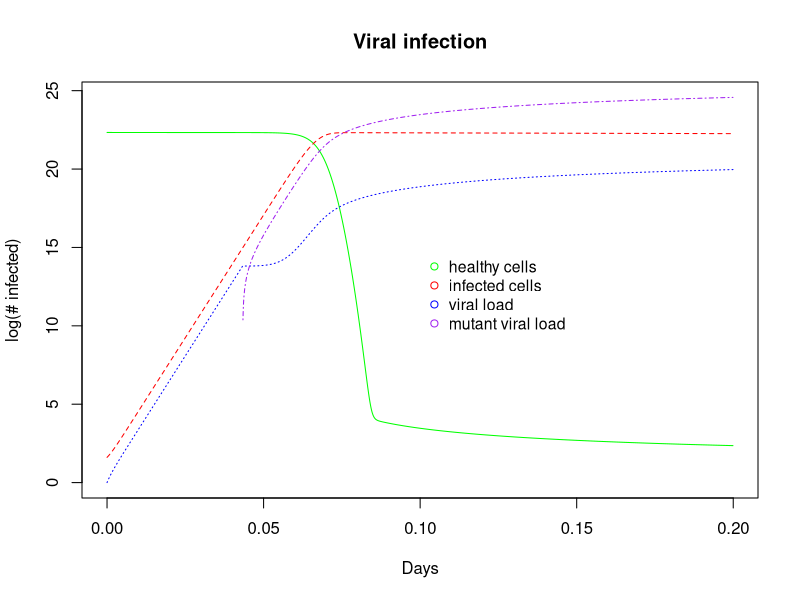
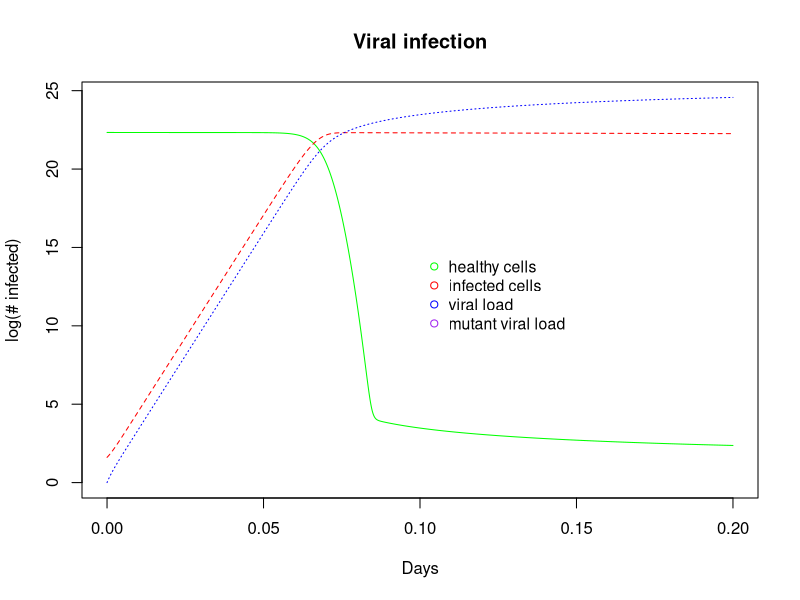

The R source for these figures, in order:
## Sara Sánchez-Heredero Martínez
## Viral evolution

#---------------- Load packages --------------------------------------------------
library(deSolve)

#---------------- Viral dynamics function --------------------------------------------------

rootfun <- function (t, y, parms) { return(y['v'] - 10**6) } # function that tells the function to stop when viral load > 10**6

viral_dynamics1 <- function(time, state, rates) {
  with(as.list(c(state, rates)), {
    dx <- lambda - d*x - beta*x*v
    dy <- beta*x*v - a*y
    dv <- k*y - u*v
    dw <- w
    return(list(c(dx, dy, dv, dw)))
  })
}

viral_dynamics2 <- function(time, state, rates) {
  with(as.list(c(state, rates)), {
    dx <- lambda - d*x - beta*x*(v+w)
    dy <- beta*x*(v+w) - a*y
    dv <- r*y - r*y*p - u*v
    dw <- r*y*p + k*y - u*w
    return(list(c(dx, dy, dv, dw)))
  })
}




#---------------- Infection before antiviral drug --------------------------------------------------

## Set infection parameters and initial conditions
initial_conditions <- c(x = 5e+9, y = 5, v = 1, w = 0) 
                        # x: uninfected cells
                        # y: infected cells
                        # x: viral load
lambda = 10**5 # healthy cell replication rate
beta = 2*10**(-7) # spreading, human transmision rate
d = 0.1 # natural cell death rate
a = 0.5  # infection cell death rate
u = 5  # viral death rate
k = 100 # viral replication rate

rates <- c(lambda, beta,d,a,u,k) #rates of infection (beta) and recovery (mu)
times1 <- seq(0, 2, by = 0.0001) # time scale (I set a small number because it will be cut off as soon as v > 10**6)

# model infection 
sol1<-ode(initial_conditions,times1,viral_dynamics1, parms=rates, rootfun = rootfun, method="lsodar")


#---------------- Infection before antiviral drug --------------------------------------------------

# add a new variable for the mutant virus that appears as a resistance to the antiviral drug
middle_conditions <- c(sol1[nrow(sol1),2], sol1[nrow(sol1),3], sol1[nrow(sol1),4], w = 0) 
middle_conditions <- c(x=4975214317, y=3177594, v=1000000, w = 0) 

p = 10**(-9) # generation rate of mutant variant 
r = 1 # viral replication rate when drug is administered 

rates2 <- c(lambda,beta,d,a,u,k,p,r) # rates of infection (beta) and recovery (mu)
times2 <- seq(sol1[nrow(sol1),'time'] , 0.2, by = 0.0001) # time scale

## use ode to get function solution for each time step and store as data frame in model
sol2 <- ode(middle_conditions, times2, viral_dynamics2, parms = rates2)

#---------------- Bind two infection stages --------------------------------------------------

y_values = rbind.data.frame(sol1[1:nrow(sol1)-1,],sol2)
y_values <- y_values[,2:5]
t = as.list(c(sol1[,'time'][1:nrow(sol1)-1], sol2[,'time']))

log_y = log(y_values)

#---------------- plot ------------------------------------------------------------------------
matplot(x = t, y = log_y, type = "l",
        xlab = "Days", ylab = "log(# infected)", main = "Viral infection", 
        col = c(x="green",y="red",v="blue",w='purple'))

legend(0.1, 15, c("healthy cells", "infected cells", "viral load",'mutant viral load'), cex= 0.95, pch = 1, col=c(x="green", y="red",v="blue",w='purple'), bty = "n")


#---------- NO DRUG & no mutant ----------------------------------------------------------------------

viral_dynamics <- function(time, state, rates) {
  with(as.list(c(state, rates)), {
    dx <- lambda - d*x - beta*x*v
    dy <- beta*x*v - a*y
    dv <- k*y - u*v
    dw <- w
    return(list(c(dx, dy, dv, dw)))
  })
}

## Set infection parameters and initial conditions
init <- c(x = 5e+9, y = 5, v = 1, w = 0) 
lambda = 10**5 # healthy cell replication rate
beta = 2*10**(-7) # spreading, human transmision rate
d = 0.1 # natural cell death rate
a = 0.5  # infection cell death rate
u = 5  # viral death rate
k = 100 # viral replication rate
r <- c(lambda, beta,d,a,u,k) #rates of infection (beta) and recovery (mu)
tim <- seq(0, 0.2, by = 0.0001) # time scale (I set a small number because it will be cut off as soon as v > 10**6)

# model infection 
sol<-ode(init,tim,viral_dynamics, parms=r)

# Plot
matplot(x = tim, y = log(sol[,2:5]), type = "l",
        xlab = "Days", ylab = "log(# infected)", main = "Viral infection", 
        col = c(x="green",y="red",v="blue",w='purple'))

legend(0.1, 15, c("healthy cells", "infected cells", "viral load",'mutant viral load'), cex= 0.95, pch = 1, col=c(x="green", y="red",v="blue",w='purple'), bty = "n")
